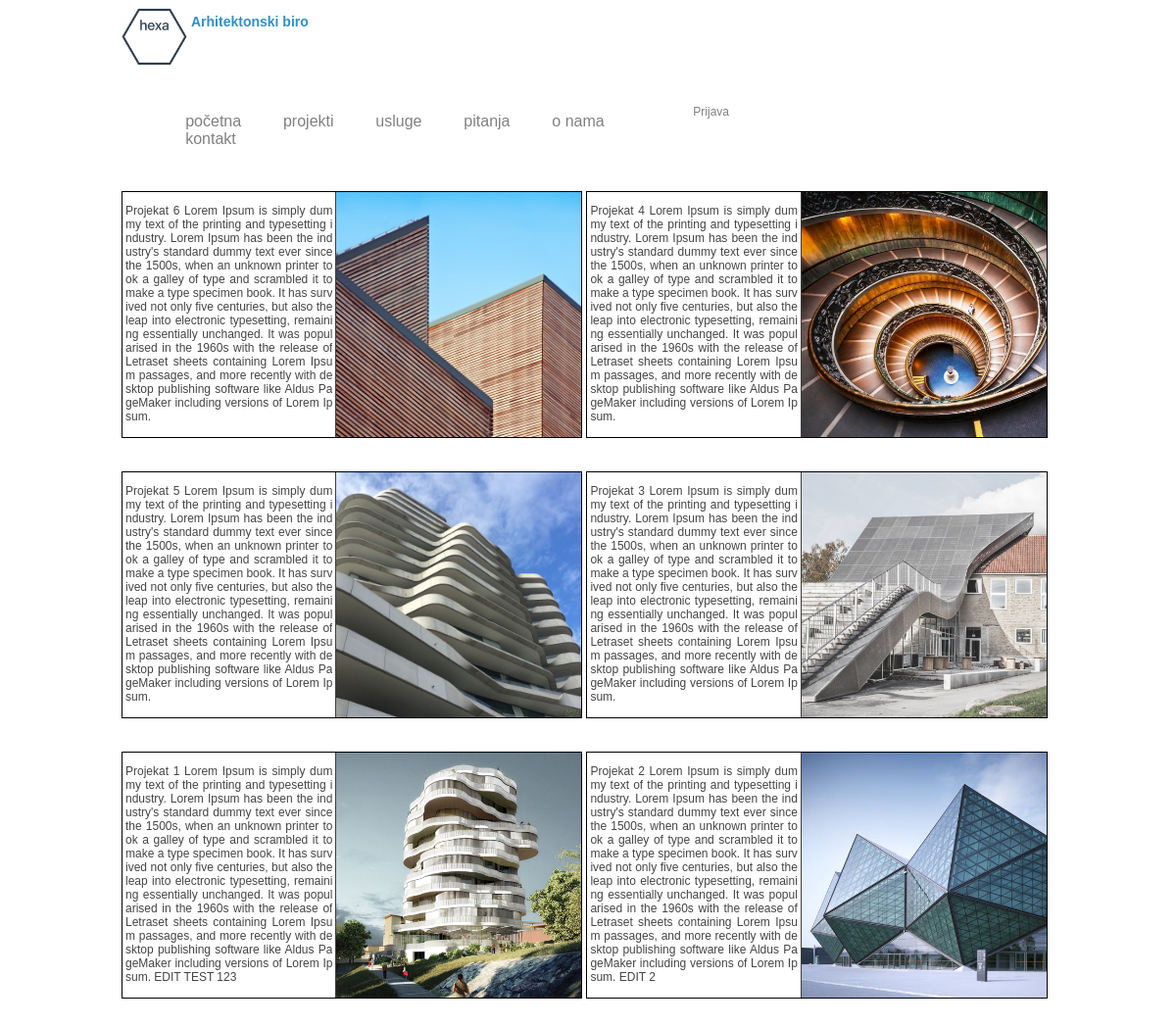
Page /projekti.php on the committed database.
### tables this page shows
CREATE TABLE `projekti` (
  `id` int(11) NOT NULL,
  `slikasrc` varchar(255) NOT NULL,
  `tekst` varchar(2000) NOT NULL
);

### baza.php (called while the page is built, shortened)
<?php
    $host = 'localhost';
	$db_name = 'arhbirobaza';
	$user = 'wtspirala';
	$password= '123456';
    $db = new PDO('mysql:host='.$host.'; dbname='.$db_name.'; charset=utf8',$user,$password);
    function procitaj($table_name, $polja) {
        global $db;
        $query = 'SELECT ';
        foreach ($polja as $val) {
            $query .= $val.', ';
        }
        $query = rtrim($query,', ');
        $query .= ' FROM '.$table_name.';';
        $upit = $db->prepare($query);
        $upit->execute();
        return $upit->fetchAll();
    }
?>

### projekti.php (the view, shortened to what this page needs)
<?php
    require 'baza.php';
    $table = 'projekti';
    $polja = array("id","slikasrc","tekst");
    $rezultat = procitaj($table, $polja);
    $broj_unosa = count($rezultat);
?>
<!DOCTYPE html>
<html>
    <head>
        <link rel="stylesheet" href="stil.css">
    </head>
    <body>
      <div class="naslov">
            <a href="index.php"><img id="logo_img" src="logo.png"></a>
            <h3 id="logo_text">Arhitektonski biro</h3>
      </div>
      <div class="wrap_main">
            <div class = "korisnici">
            <p>
                <?php
                    if(!isset($_SESSION['user'])) {
                        echo '<a href="login.php"> Prijava</a>';
                    } else {
                        echo 'Korisnik:<a>' .$_SESSION["user"].'</a>';
                        echo '<a href="logout.php"> (Odjava)</a>';
                    }
                ?>
            </p>
          </div>
        <div class="meni">
            <ul>
                <li><a href="index.php"/>početna</li>
                <li><a href="projekti.php"/>projekti</li>
                <li><a href="usluge.php"/>usluge</li>
                <li><a href="pitanja.php"/>pitanja</li>
                <li><a href="about.php"/>o nama</li>
                <li><a href="kontakt.php"/>kontakt</a></li>
            </ul>
        </div>
        <div id="sadrzaj">
        <?php
            for($i = 0; $i < $broj_unosa; $i+=2) {
                echo '<div class="red">';
                echo '<div class="projekt">';
                echo '<div class="projekt jedan">';
                echo '<div class="projekt_opis">';
                echo '<p id="kratakOpis">'. $rezultat[$i]['tekst']. '</p>';
                echo '</div>';
                echo '<div class="projekt_slika">';
                echo '<img src="'.$rezultat[$i]['slikasrc'].'">';
                echo '</div>';
                echo '</div>';
                if(!is_null($rezultat[$i+1]['id'])) {
                    echo '<div class="projekt jedan">';
                    echo '<div class="projekt_opis">';
                    echo '<p id="kratakOpis">'. $rezultat[$i+1]['tekst']. '</p>';
                    echo '</div>';
                    echo '<div class="projekt_slika">';
                    echo '<img src="'.$rezultat[$i+1]['slikasrc'].'">';
                    echo '</div>';
                    echo '</div>';
                    echo '</div>';
                }
                echo '</div>';
            }
        ?>
            </div>
</body>
</html>

### stil.css (style rules this page uses)
body { width:100%; background-color:white; margin:0 auto; height:auto; }
p,h1, h2, h3,h4, a, input,table, td { font-family:"Lucida Sans Unicode", "Lucida Grande", sans-serif; }
p { color:#444444; font-size:9pt; }
img { max-width:100%; max-height:100%; }
h3 { font-size:0.875em; font-weight:bold; }
#logo_img { max-width:75px; max-height:75px; float:left; margin-left:10%; }
#logo_text { height:100%; vertical-align:text-bottom; color:#3090C7; }
.naslov { width:100%; height:75px; display:inline-block; }
.wrap_main { width:80%; margin:20px auto; height:auto; overflow:hidden; display:block; }
.meni { padding: 10px; width:100%; min-height:50px; margin:auto; margin-top:10px; }
ul { width:100%; margin: auto; }
li { display:inline-block; margin-left:2%; margin-right:2%; }
a { width:100px; text-decoration:none; }
a:link { color:gray; }
.red { width:100%; height:auto; margin:auto; float:left; }
.projekt { margin:10px auto; height:250px; margin-right:2px; margin-left:2px; min-width:150px; display:inline-block; text-align:justify; }
.projekt.jedan { width:49%; min-width:250px; border:1px solid black; }
.projekt_opis { width:auto; border-right:1px solid; border-color:#3D3C3A; height:inherit; margin:0 auto; margin-right:250px; float:left; word-wrap:break-word; overflow:hidden; text-overflow: ellipsis; }
#kratakOpis { margin-left:3px; margin-right:3px; position: relative; overflow: hidden; word-break: break-all; }
.projekt_slika { height:250px; width:250px; margin:0; padding:0; border:0 none; float:right; margin-left:-250px; }
img { cursor:pointer; }
.korisnici { margin-right: 35%; float: right; }

### rows in the picture
projekti: tekst "Projekat 6 Lorem Ipsum is simply dummy text of the printing and typesetting industry. Lorem Ipsum has been the industry's standard dummy text ever since the 1500s, when an unknown printer took a galley of type and scrambled it to make a type specimen book. It has survived not only five centuries, but also the leap into electronic typesetting, remaining essentially unchanged. It was popularised in the 1960s with the release of Letraset sheets containing Lorem Ipsum passages, and more recently with desktop publishing software like Aldus PageMaker including versions of Lorem Ipsum.", slikasrc (picture), projekti.slikasrc (picture)
projekti: tekst "Projekat 4 Lorem Ipsum is simply dummy text of the printing and typesetting industry. Lorem Ipsum has been the industry's standard dummy text ever since the 1500s, when an unknown printer took a galley of type and scrambled it to make a type specimen book. It has survived not only five centuries, but also the leap into electronic typesetting, remaining essentially unchanged. It was popularised in the 1960s with the release of Letraset sheets containing Lorem Ipsum passages, and more recently with desktop publishing software like Aldus PageMaker including versions of Lorem Ipsum."
projekti: tekst "Projekat 5 Lorem Ipsum is simply dummy text of the printing and typesetting industry. Lorem Ipsum has been the industry's standard dummy text ever since the 1500s, when an unknown printer took a galley of type and scrambled it to make a type specimen book. It has survived not only five centuries, but also the leap into electronic typesetting, remaining essentially unchanged. It was popularised in the 1960s with the release of Letraset sheets containing Lorem Ipsum passages, and more recently with desktop publishing software like Aldus PageMaker including versions of Lorem Ipsum.", slikasrc (picture), projekti.slikasrc (picture)
projekti: tekst "Projekat 3 Lorem Ipsum is simply dummy text of the printing and typesetting industry. Lorem Ipsum has been the industry's standard dummy text ever since the 1500s, when an unknown printer took a galley of type and scrambled it to make a type specimen book. It has survived not only five centuries, but also the leap into electronic typesetting, remaining essentially unchanged. It was popularised in the 1960s with the release of Letraset sheets containing Lorem Ipsum passages, and more recently with desktop publishing software like Aldus PageMaker including versions of Lorem Ipsum."
projekti: tekst "Projekat 1 Lorem Ipsum is simply dummy text of the printing and typesetting industry. Lorem Ipsum has been the industry's standard dummy text ever since the 1500s, when an unknown printer took a galley of type and scrambled it to make a type specimen book. It has survived not only five centuries, but also the leap into electronic typesetting, remaining essentially unchanged. It was popularised in the 1960s with the release of Letraset sheets containing Lorem Ipsum passages, and more recently with desktop publishing software like Aldus PageMaker including versions of Lorem Ipsum. EDIT TEST 123", slikasrc (picture), projekti.slikasrc (picture)
projekti: tekst "Projekat 2 Lorem Ipsum is simply dummy text of the printing and typesetting industry. Lorem Ipsum has been the industry's standard dummy text ever since the 1500s, when an unknown printer took a galley of type and scrambled it to make a type specimen book. It has survived not only five centuries, but also the leap into electronic typesetting, remaining essentially unchanged. It was popularised in the 1960s with the release of Letraset sheets containing Lorem Ipsum passages, and more recently with desktop publishing software like Aldus PageMaker including versions of Lorem Ipsum. EDIT 2"
